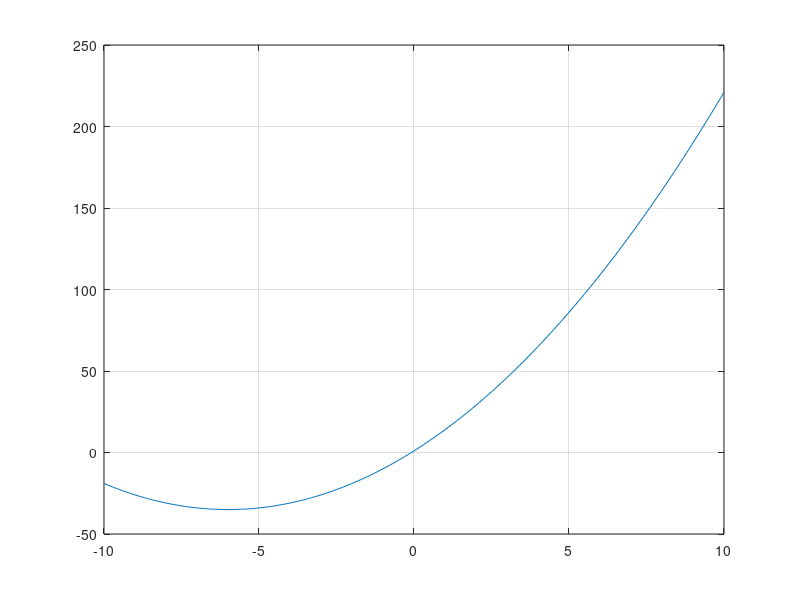

Write MATLAB code to recreate this figure. (Note: this script raises an error after producing the figure.)
%% TASK #4

%Marc Dominic Cabote
%CECS 271 Fall 2018

close all; clear all; format compact; clc; %clear init
disp ('Task #4 -- Root Finding');
str = datestr(now); fprintf('MATLAB time stamp: %s\n', str);
disp(' ');

%% Task 4.1
%Modified testplotm.m
x = 0:0.01:10;
y = x.*sin(x);
disp('Click the mouse near the zero')
disp('and when you have finished press')
disp('the return key')
plot(x,y)
grid on
zoom on
[xvalues,yvalues] = ginput;
[yy,ii] = min(abs(yvalues));
fprintf("x = %f, y= %f\n",xvalues(ii),yvalues(ii));

%% Tasks 4.2
clf;
x = 0:0.001:0.5;
y = cosh(x);
disp('Click the mouse near the zero')
disp('and when you have finished press')
disp('the return key')
plot(x,y)
grid on 
zoom on
[xvalues,yvalues] = ginput;
[yy,ii] = min(abs(yvalues));
fprintf("x = %f, y= %f\n",xvalues(ii),yvalues(ii));

clf;
x = 0:0.01:1;
y = sinh(x);
disp('Click the mouse near the zero')
disp('and when you have finished press')
disp('the return key')
plot(x,y)
grid on 
zoom on
[xvalues,yvalues] = ginput;
[yy,ii] = min(abs(yvalues));
fprintf("x = %f, y= %f\n",xvalues(ii),yvalues(ii));

%% Task 4.3
B = 12
x = -10:0.1:10;
f = x.^2+B*x+1;
plot(x,f); grid on;

%% Task 4.4
B1 =0;
B2 =1;
theta1 = asin(B1/(sqrt(1+B1^2)));
theta2 = asin(B2/(sqrt(1+B2^2)));

fprintf("if B = %.0f, theta = %.2f degrees\n",B1, theta1*180/pi); 
fprintf("if B = %.0f, theta = %.2f degrees\n",B2, theta2*180/pi); 
disp(' ');

%% Task 4.5
n = -2*pi:pi/2:2*pi;
g = eqn(n);
fprintf("when x is %f, root is %f\n",n,g);
disp(' ');

%% Task 4.6
x = -1;
g = eqn2(x);
fprintf("when x is %.2f, root is %.2f\n",x,g);
disp(' ');

%% Task 4.7
global tolerance maxits
tolerance = 1e-4;
xlower = 1; xupper = 3;
maxits = 30;
[root,iflag] = bisect('func',xlower,xupper);
switch iflag
case -1
disp('Root finding failed')
case -2
disp('Initial range does not only contain one root')
otherwise
disp([' Root = ' num2str(root) ...
' found in ' num2str(iflag) ' iterations' ' ' 'with tolerance ' ...
 num2str(tolerance)])
end

%% Task 4.8
fprintf('function has three roots, we will see that pi/6 is smaller\n');
fprintf('than the tolerance. To find the other two, we could adjust\n');
fprintf('the upper and lower ranges.\n');
disp(' ');

%% Task 4.9
disp('function 1');
x = 4.41;
tolerance = 1e-8;
iterations = 0;
while ((iterations<30) & (abs(func1(x)))>tolerance)
    x = x-func1(x)/func1_prime(x);
    iterations = iterations + 1;
end
if iterations==30
    disp('No root found')
else
    disp([' Root = ' num2str(x,10) ' found in ' ...
    int2str(iterations) ' iterations.'])
end
disp(' ');
disp('function 2');
x = 1;
tolerance = 1e-8;
iterations = 0;
while ((iterations<30) & (abs(func2(x)))>tolerance)
    x = x-func2(x)/func2_prime(x);
    iterations = iterations + 1;
end
if iterations==30
    disp('No root found')
else
    disp([' Root = ' num2str(x,10) ' found in ' ...
    int2str(iterations) ' iterations.'])
end

%% Task 4.10

x0 = 0.8;
x1 = 1.3;
x2 = x0;
tol = 1e-8;
iters = 0;
while ((iters<30) & (abs(func3(x2))>tol))|(iters==0)
    iters = iters+1;
    f0 = func3(x0);
    f1 = func3(x1);
    x2 = x0-f0*(x1-x0)/(f1-f0);
    if func3(x2)*f0 < 0
        x1 = x2;
    else
        x0 = x2;
    end
end
if iters==30
    disp('No root found')
else
    disp([' Root = ' num2str(x2,10) ' found in ' ...
    num2str(iters) ' iters.'])
end

%% Task 4.11
x =1.1;
for its=1:20
    [f,fp,fpp] = fun2(x);
    h1 = (-fp+sqrt(fp^2-2*f*fpp))/(2*fpp);
    h2 = (-fp-sqrt(fp^2-2*f*fpp))/(2*fpp);
    [f1,f1p,f1pp] = fun2(x+h1);
    [f2,f2p,f2pp] = fun2(x+h2);

    if abs(f1)<abs(f2)
        x = x+h1
    else
        x = x+h2
    end
end

%% Task 4.12
x= roots ([1 1 1 1])
y = roots([1 0 0 1 -2 -4])

%% Task 4.13
func4 = @(x) ( x.*sin(x)+cos(x));
fzero(func4,3)

%% Task 4.14
func5 = @(x) (besselj(1/2,x));
fzero(func5,3)

%% Task 4.15
func6 = @(in1) (in1.*sin(in1)-in1.^2.*cos(in1)-1);
func7 = @(in2) (1+in2.^2).*sin(in2)-in2.*cos(in2);

x = 0;
for j = 1:10
    x = x-func6(x)/func7(x);
    fprintf('x = %f\n',x);
end

%% task 4 functions
function [val] = userfn(x, par1,par2)
    val = x-par1*sin(x.^par2);
end
% eqn.m from p 112
function [g] = eqn(x)
    g=acos(sin(x)/2);
    %g= sqrt(abs(asin(x/2)));
end

function g = eqn2(x)
    b = 3;
    g = -(x^2+1)/b;
end

function [f] = func(x)
    f = 2*x.^2-x.^3+sin(x);
end


function [answer,iflag] = bisect(fun,a,b)
global tolerance maxits
iflag = 0;
iterations=0;
f_a = feval(fun,a);
f_b = feval(fun,b);
while ((f_a*f_b<0) & iterations<maxits) & (b-a)>tolerance
iterations = iterations+1;
c = (b+a)/2;
f_c = feval(fun,c);
if f_c*f_a<0
b=c; f_b = f_c;
elseif f_b*f_c<0
a=c; f_a = f_c;
else
iflag = 1; answer = c;
end
end
switch iterations
case maxits
iflag = -1; answer = NaN;
case 0
iflag = -2; answer = NaN;
otherwise
iflag = iterations; answer = c;
end
end

%4.9
function [f] = func1(x)
    f= x.*cos(x)-sin(x);
end

function [fp] = func1_prime(x)
    fp = -x.*sin(x);
end

function [f] = func2(x)
    f= (x.^3-x).*sin(x);
end

function [fp] = func2_prime(x)
    fp = (3*x.^2-1).*sin(x)+(x.^3-x).*cos(x);
end

function newton_rhapsom(x,funcx,funcxprime)
%
% Newton_Raphson.m
%

tolerance = 1e-8;
iterations = 0;
while ((iterations<30) & (abs(funcx))>tolerance)
    x = x-funcx/funcxprime;
    iterations = iterations + 1;
end
if iterations==30
    disp('No root found')
else
    disp([' Root = ' num2str(x,10) ' found in ' ...
    int2str(iterations) ' iterations.'])
end
end

%4.10
function [f] = func3(x)
    f = sin(x-x^3);
end

%4.11
function [f,fp,fpp] =fun2(x)
    f = x.^3-4*x.^2+5*x+2;
    fp = 3*x.^2-8*x+5;
    fpp = 6*x.^2-8;
end


